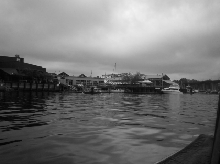
#> input picture Assignment1/a1_20172139/input_data/gamma-corr.png, 220 x 164 px, found by its file name
$ python gamma_correction.py
#> lines starting #> are read from the running program, lines starting #| are printed output that depends on the picture

import numpy as np
import cv2
from matplotlib import pyplot as plt
import os

def getColorSpaces(image):
    rgb = cv2.cvtColor(image,cv2.COLOR_RGB2BGR)
    gray = cv2.cvtColor(image,cv2.COLOR_RGB2GRAY)

    return rgb,gray

def getImageDimnesion(image):
    height,width = image.shape[:2]

    return height,width

def getImageChannels(image):
    _,_,channels = image.shape

    return channels

def split_into_rgb_channels(image):
  '''Split the target image into its red, green and blue channels.
  image - a numpy array of shape (rows, columns, 3).
  output - three numpy arrays of shape (rows, columns) and dtype same as
           image, containing the corresponding channels.
  '''
  red = image[:,:,2]
  green = image[:,:,1]
  blue = image[:,:,0]
  return red, green, blue

# Read the image in greyscale
images_path=r'A1_resources\DIP_2019_A1'
images=['lena.jpg','lena1.jpg','lena2.jpg','lena3.jpg']


images=[os.path.join(images_path,filename) for filename in images]

cols = len(images)
num=0

plt.figure(figsize=(20, 20))
# [8 lines of commented-out code are left out]

def getImageNegative(img,k):
    quant_img=img.copy()
    N=2**k
    quant_img=quant_img/256
    quant_img=np.floor(quant_img* N).astype('uint8')
    negative_img=quant_img/N
    return N-negative_img

def performGammaCorrection(img,gamma):

    gamma_corrected = ((img/255) **gamma)
#    gamma_corrected = cv2.pow(img/255,gamma)
    return gamma_corrected

imge_path=r'A1_resources/DIP_2019_A1/gamma-corr.png'
image = cv2.imread(imge_path)
#> image is the input picture: shape (164, 220, 3); min 2, max 244, mean 115.7
cols = 7
num=0
plt.figure(figsize=(20, 20))
num=0

lst_gammas=[0.04,0.10,0.20,0.40,0.67,1,1.5,2.5,5.0,10.0,25.0]

for gamma in lst_gammas:
    plt.subplot(1,len(lst_gammas),num+1)
    plt.axis('off')
    plt.title(str(gamma) + " gamma")
    gamma_corrected=performGammaCorrection(image,gamma)
    plt.imshow(gamma_corrected)
    num=num+1
#> this loop made 11 passes
#> pass 1, in performGammaCorrection, `gamma_corrected = ((img/255) **gamma)`:
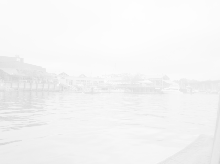
#> gamma_corrected: shape (164, 220, 3) float64; min 0.824, max 0.998, mean 0.961
#> pass 2, in performGammaCorrection (call 2), `gamma_corrected = ((img/255) **gamma)`:
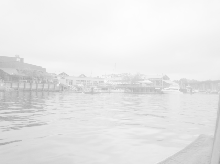
#> gamma_corrected: shape (164, 220, 3) float64; min 0.616, max 0.996, mean 0.907
#> pass 3, in performGammaCorrection (call 3), `gamma_corrected = ((img/255) **gamma)`:
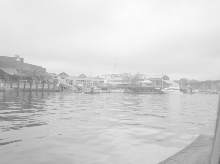
#> gamma_corrected: shape (164, 220, 3) float64; min 0.379, max 0.991, mean 0.827
#> after the loop, num = 11
plt.show()
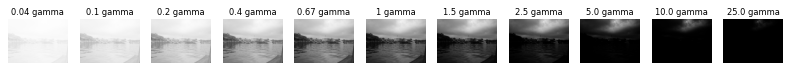
#> figure drawn by matplotlib, 11 panels

xoffest=-100
for gamma in lst_gammas:
    gamma_corrected=performGammaCorrection(image,gamma)
    plt.xlabel('Input Gray level-r')
    plt.ylabel('Output Gray level-s')
#    plt.axis('off')
    plt.annotate(r'$\gamma$='+str(gamma), xy=(image.ravel().mean()+xoffest,gamma_corrected.ravel().mean()), xycoords='data')

    plt.plot(np.sort(image.ravel()),np.sort(gamma_corrected.ravel()))
    xoffest+=10
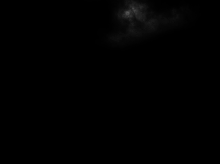
#> gamma_corrected: shape (164, 220, 3) float64; min 2.3e-53, max 0.332, mean 0.00404
#> after the loop, xoffest = 10
plt.show()
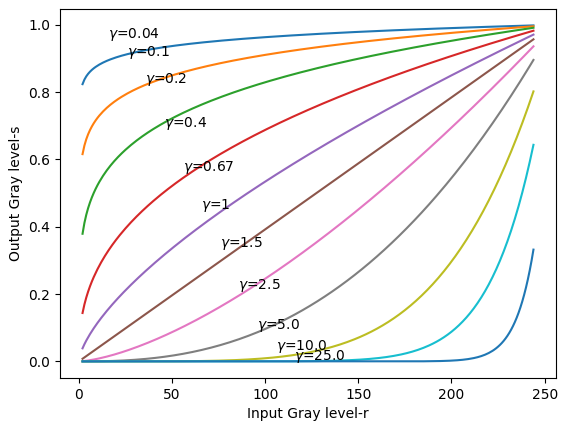
#> figure drawn by matplotlib, 1 panel
